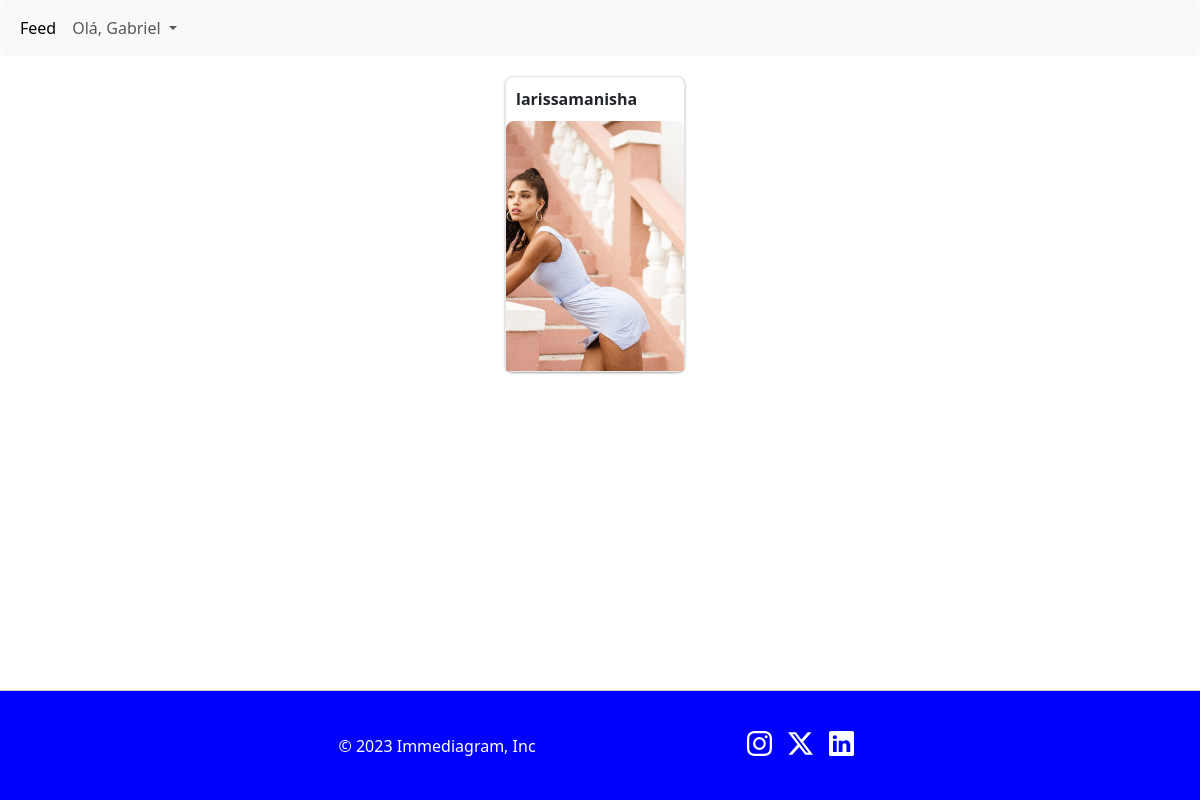
The app's page /feed (signed in), older data.
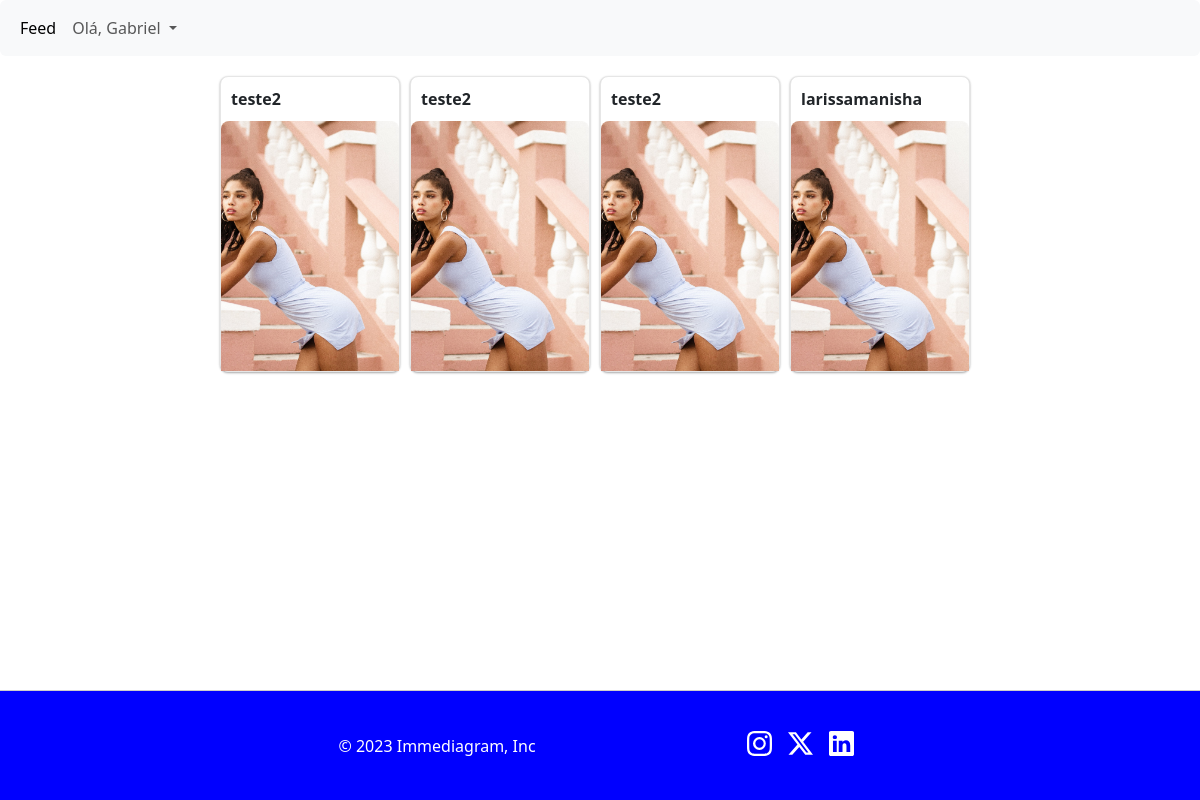
The same page, newer data.
### app_imediagram/models.py (models this page shows)
class Usuario(database.Model, UserMixin):
    id = database.Column(database.Integer, primary_key=True)
    username = database.Column(database.String, nullable=False)
    email = database.Column(database.String, nullable=False, unique=True)
    senha = database.Column(database.String, nullable=False)
    fotos = database.relationship("Foto", backref="usuario", lazy=True)

class Foto(database.Model):
    id = database.Column(database.Integer, primary_key=True)
    imagem = database.Column(database.String, default="default.png")
    data_criacao = database.Column(database.DateTime, nullable=False, default=datetime.utcnow())
    id_usuario = database.Column(database.Integer, database.ForeignKey('usuario.id'), nullable=False)

### app_imediagram/routes.py (the view)
@app.route("/feed")
@login_required
def feed():
    fotos = Foto.query.order_by(Foto.data_criacao.desc()).all()
    usuario = current_user
    return render_template("feed.html", fotos=fotos, usuario=usuario)

### app_imediagram/models.py (called while the page is built)
@login_manager.user_loader
def load_usuario(id_usuario):
    return Usuario.query.get(int(id_usuario))

### app_imediagram/templates/feed.html (shortened to what this page needs)
{% extends('homepage.html') %}
{% block content %}
<div class="photo-feed-container">
    <div class="photo-feed">
        {% for foto in fotos %}
        <div class="photo-item">
            <p>{{ foto.usuario.username }}</p>
            <img class="photo" src="{{ url_for('static', filename='fotos_posts/' + foto.imagem) }}"
                 alt="Photo">
        </div>
        {% endfor %}
    </div>
</div>
{% endblock %}

### app_imediagram/templates/homepage.html (shortened to what this page needs)
<!DOCTYPE html>
<html lang="en">
<head>
    <link href="https://cdn.jsdelivr.net/npm/bootstrap@5.3.2/dist/css/bootstrap.min.css" rel="stylesheet">
    <link href={{ url_for('static', filename = '../static/css/sign-in.css') }} rel="stylesheet">
    <link href={{ url_for('static', filename = '../static/css/feed.css') }} rel="stylesheet">
    <link href={{ url_for('static', filename='../static/css/navbars.css') }} rel="stylesheet">
    <link href={{ url_for('static', filename='../static/css/perfil.css') }} rel="stylesheet">
    <link href={{ url_for('static', filename = '../static/css/footer.css') }} rel="stylesheet">
</head>
<body>
<div>
    {% block navbar %}
        {% include('navbar.html') %}
    {% endblock %}
<div>
    {% block content %}{% endblock %}
</div>
<div>
    {% block footer %}
        {% include ('footer.html') %}
    {% endblock %}
</div>
</body>
</html>

### app_imediagram/templates/navbar.html (shortened to what this page needs)
<nav class="navbar navbar-expand-lg bg-body-tertiary rounded">
      <div class="container-fluid">
        <div class="collapse navbar-collapse d-lg-flex" id="navbarsExample11">
          <ul class="navbar-nav col-lg-6">
            <li class="nav-item">
              <a class="nav-link active" aria-current="page" href={{ url_for('feed') }}>Feed</a>
            </li>
             <li class="nav-item dropdown">
            <a class="nav-link dropdown-toggle text-capitalize" href="#" data-bs-toggle="dropdown" aria-expanded="false">Olá, {{ usuario.username }} </a>
          </li>
          </ul>
        </div>
      </div>
    </nav>
</body>
</html>

### app_imediagram/templates/footer.html (shortened to what this page needs)
<div class="footer">
    <footer class="d-flex flex-wrap justify-content-center align-items-center py-3 my-4">
        <div class="col-md-4 d-flex align-items-center justify-content-between">
            <span class="mb-3 mb-md-0 text-white">&copy; 2023 Immediagram, Inc</span>
        </div>
        <div class="mx-2">
            <a href="#">
            </a>
        </div>
        <div class="mx-2">
            <a href="#">
                <svg xmlns="http://www.w3.org/2000/svg" width="25" height="25" fill="currentColor"
                     class="bi bi-twitter-x text-white" viewBox="0 0 16 16">
                    <path d="M12.6.75h2.454l-5.36 6.142L16 15.25h-4.937l-3.867-5.07-4.425 5.07H.316l5.733-6.57L0 .75h5.063l3.495 4.633L12.601.75Zm-.86 13.028h1.36L4.323 2.145H2.865l8.875 11.633Z"/>
                </svg>
            </a>
        </div>
        <div class="mx-2">
            <a href="#">
            </a>
        </div>
    </footer>
</div>

### app_imediagram/static/css/sign-in.css (style rules this page uses)
html, body { height: 100%; }
.bi { vertical-align: -.125em; fill: currentColor; }

### app_imediagram/static/css/feed.css (style rules this page uses)
.photo-feed-container { max-width: 500px; }
.photo-feed { list-style: none; padding: 0px; margin: 0; display: flex; flex-wrap: wrap; justify-content: center; width: 100%; padding-bottom: 150px; }
.photo-item { width: 100%; margin-bottom: 20px; background-color: #fff; border: 1px solid #e6e6e6; border-radius: 8px; box-shadow: 0 1px 3px rgba(0, 0, 0, 0.12), 0 1px 2px rgba(0, 0, 0, 0.24); transition: transform 0.2s ease-in-out; text-align: center; display: flex; flex-direction: column; }
.photo-item .photo { max-width: 100%; height: 500px; border-radius: 8px 8px 0 0; object-fit: cover; }
.photo-item p:nth-child(1) { font-weight: bold; margin: 10px 10px; text-align: left; }

### app_imediagram/static/css/navbars.css (style rules this page uses)
body { padding-bottom: 20px; }
.navbar { margin-bottom: 20px; }
.bi { vertical-align: -.125em; fill: currentColor; }

### app_imediagram/static/css/perfil.css (style rules this page uses)
.photo-feed { list-style: none; padding: 0px; margin: 0 auto; display: flex; flex-wrap: wrap; width: 100vw; padding-bottom: 150px; }
.photo-item { max-width: 15%; margin-bottom: 20px; margin-right: 10px; background-color: #fff; border: 1px solid #e6e6e6; border-radius: 8px; box-shadow: 0 1px 3px rgba(0, 0, 0, 0.12), 0 1px 2px rgba(0, 0, 0, 0.24); transition: transform 0.2s ease-in-out; text-align: center; }
.photo-item .photo { border-radius: 8px 8px 0 0; object-fit: cover; height: 250px; }
.photo-item p:nth-child(1) { font-weight: bold; margin: 10px 10px; text-align: left; }

### app_imediagram/static/css/footer.css (style rules this page uses)
.bi { vertical-align: -.125em; fill: currentColor; }
.footer { position: fixed; bottom: 0; left: 0; width: 100%; background-color: blue; border-top: 1px solid #ccc; }

Row changes from the older to the newer data that the page shows:
added Foto: usuario.username "teste2", imagem (picture)
added Foto: usuario.username "teste2", imagem (picture)
added Foto: usuario.username "teste2", imagem (picture)
